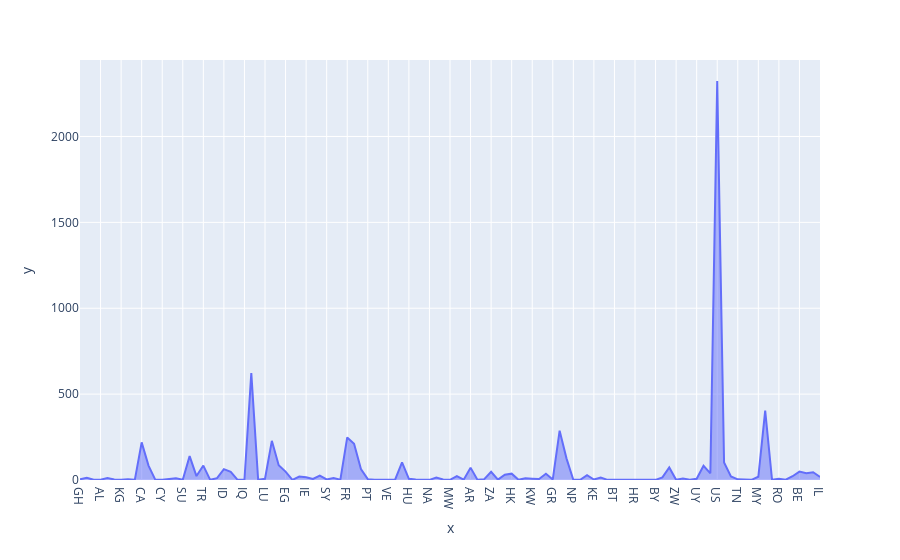

The code cell stored with this chart in its notebook:
### Code cell
unique_countres = set()
for countres in df['production_countries']:
    unique_countres = unique_countres | set(countres)

unique_countres = list(unique_countres)
countres_dict = dict()
for genre in unique_countres:
    countres_dict.update({genre: 0})

for countres in df['production_countries']:
    for contry in countres:
        countres_dict[contry] += 1

countres_dict.pop('None')
len(countres_dict)

fig = px.area(None, x=countres_dict.keys(), y=countres_dict.values())
fig.show()

### Figure 1 — Plotly figure (JSON) as saved in the notebook; plotly's stock layout.template omitted (floating-point values rounded to 4 significant figures)
{"data": [{"fillpattern": {"shape": ""}, "hovertemplate": "x=%{x}<br>y=%{y}<extra></extra>", "legendgroup": "", "line": {"color": "#636efa"}, "marker": {"symbol": "circle"}, "mode": "lines", "name": "", "orientation": "v", "showlegend": false, "stackgroup": "1", "type": "scatter", "x": ["GH", "AT", "CU", "AL", "PE", "PR", "KG", "UA", "AO", "CA", "AU", "LK", "CY", "TZ", "IS", "SU", "DE", "NO", "TR", "Lebanon", "NZ", "ID", "CO", "GL", "IQ", "IN", "KN", "LU", "KR", "PH", "EG", "BS", "CL", "IE", "FI", "SE", "SY", "QA", "GE", "FR", "ES", "TW", "PT", "MT", "IR", "VE", "IO", "BR", "HU", "BD", "PY", "NA", "SA", "KH", "MW", "XX", "SN", "AR", "CD", "MA", "ZA", "CM", "DK", "HK", "BF", "CZ", "KW", "JO", "TH", "GR", "JP", "MX", "NP", "GT", "SG", "KE", "CH", "FO", "BT", "MU", "VN", "HR", "DZ", "LT", "BY", "RU", "NG", "ZW", "BG", "RS", "UY", "IT", "NL", "US", "CN", "AE", "TN", "PK", "VA", "MY", "GB", "MC", "RO", "AF", "PS", "BE", "LB", "PL", "IL"], "xaxis": "x", "y": [4, 13, 1, 2, 12, 3, 1, 5, 1, 219, 84, 1, 1, 4, 10, 2, 139, 23, 84, 1, 11, 63, 48, 1, 2, 622, 1, 7, 228, 86, 49, 1, 20, 16, 6, 26, 3, 12, 2, 248, 211, 64, 5, 2, 2, 1, 3, 102, 7, 3, 1, 1, 14, 3, 1, 23, 2, 72, 2, 5, 48, 2, 31, 37, 1, 10, 8, 6, 36, 3, 287, 126, 1, 1, 28, 3, 14, 1, 1, 1, 3, 1, 1, 2, 1, 15, 73, 1, 9, 2, 7, 83, 39, 2323, 102, 21, 4, 3, 1, 19, 404, 1, 7, 2, 22, 49, 39, 45, 18], "yaxis": "y"}], "layout": {"legend": {"tracegroupgap": 0}, "margin": {"t": 60}, "xaxis": {"anchor": "y", "domain": [0, 1], "title": {"text": "x"}}, "yaxis": {"anchor": "x", "domain": [0, 1], "title": {"text": "y"}}}}
